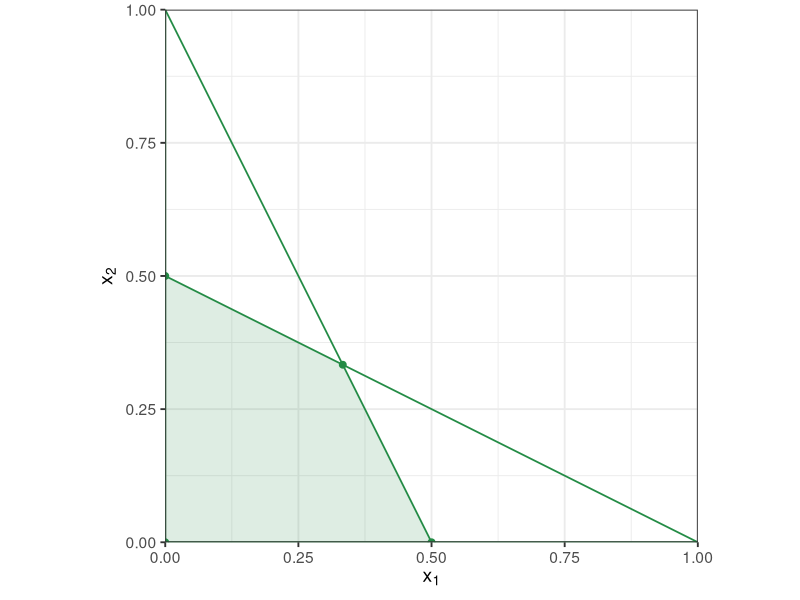
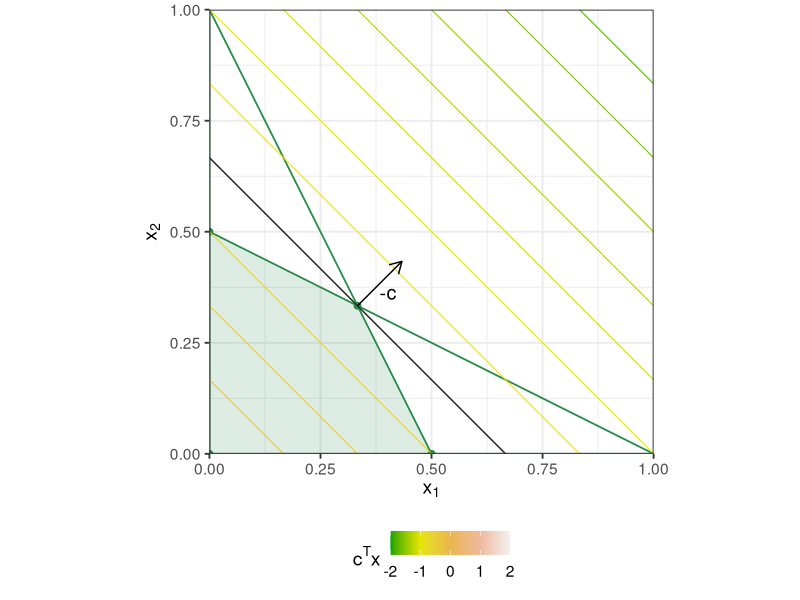

These charts were generated, in order, by the following R code:
# Used in: slides/06-constrained/02-lp.tex
# Used in: slides/06-constrained/03-simplex.tex
#
# Builds the linear-programming figures used in the constrained optimization slides.
# The plots show a feasible polytope, objective level sets, and three LP solution cases.

set.seed(1L)

library(data.table)
library(ggplot2)
library(grid)
library(gridExtra)

figure_dir = "../figure"
dir.create(figure_dir, recursive = TRUE, showWarnings = FALSE)

constraint_color = "#238b45"
objective_color = "#252525"
highlight_color = "#de2d26"
fill_alpha = 0.15

save_plot = function(plot, filename, width, height) {
  ggsave(
    filename = file.path(figure_dir, filename),
    plot = plot,
    width = width,
    height = height,
    dpi = 300,
    bg = "white"
  )
}

feasible_vertices = function(a_matrix, b_vector, tolerance = 1e-9) {
  index_pairs = combn(seq_len(nrow(a_matrix)), 2L, simplify = FALSE)

  vertices = lapply(index_pairs, function(active_index) {
    active_matrix = a_matrix[active_index, , drop = FALSE]

    if (abs(det(active_matrix)) <= tolerance) {
      NULL
    } else {
      point = as.numeric(solve(active_matrix, b_vector[active_index]))
      is_feasible = all(drop(a_matrix %*% point) <= b_vector + tolerance)

      if (is_feasible) {
        data.table(x1 = point[1L], x2 = point[2L])
      } else {
        NULL
      }
    }
  })

  vertices = Filter(Negate(is.null), vertices)

  if (length(vertices) == 0L) {
    data.table(x1 = numeric(), x2 = numeric())
  } else {
    unique(rbindlist(vertices))
  }
}

order_vertices = function(vertices) {
  if (nrow(vertices) <= 2L) {
    vertices
  } else {
    center_x1 = mean(vertices$x1)
    center_x2 = mean(vertices$x2)
    ordered_vertices = copy(vertices)
    ordered_vertices[, angle := atan2(x2 - center_x2, x1 - center_x1)]
    setorder(ordered_vertices, angle)
    ordered_vertices[, angle := NULL]
    ordered_vertices
  }
}

constraint_lines = function(a_matrix, b_vector, tolerance = 1e-9) {
  line_data = data.table(
    a1 = a_matrix[, 1L],
    a2 = a_matrix[, 2L],
    rhs = b_vector
  )

  list(
    abline = line_data[abs(a2) > tolerance][
      ,
      .(intercept = rhs / a2, slope = -a1 / a2)
    ],
    vline = line_data[abs(a2) <= tolerance & abs(a1) > tolerance][
      ,
      .(x_intercept = rhs / a1)
    ]
  )
}

base_lp_theme = function(base_size = 14L) {
  theme_bw(base_size = base_size) +
    theme(
      legend.position = "bottom",
      plot.title = element_text(hjust = 0.5)
    )
}

plot_polytope = function(a_matrix, b_vector, x_limits = c(0, 1), y_limits = c(0, 1), base_size = 14L) {
  vertices = order_vertices(feasible_vertices(a_matrix, b_vector))
  lines = constraint_lines(a_matrix, b_vector)

  plot = ggplot() +
    geom_abline(
      data = lines$abline,
      mapping = aes(intercept = intercept, slope = slope),
      color = constraint_color,
      linewidth = 0.6
    ) +
    geom_vline(
      data = lines$vline,
      mapping = aes(xintercept = x_intercept),
      color = constraint_color,
      linewidth = 0.6
    )

  if (nrow(vertices) > 0L) {
    plot = plot +
      geom_polygon(
        data = vertices,
        mapping = aes(x = x1, y = x2),
        fill = constraint_color,
        alpha = fill_alpha
      ) +
      geom_point(
        data = vertices,
        mapping = aes(x = x1, y = x2),
        color = constraint_color,
        size = 2
      )
  }

  plot +
    coord_equal(xlim = x_limits, ylim = y_limits, expand = FALSE) +
    labs(x = expression(x[1]), y = expression(x[2])) +
    base_lp_theme(base_size)
}

plot_objective_direction = function(plot, start, end, label = "-c") {
  plot +
    geom_segment(
      aes(x = start[1L], y = start[2L], xend = end[1L], yend = end[2L]),
      arrow = arrow(length = unit(0.03, "npc")),
      linewidth = 0.5
    ) +
    geom_text(
      aes(x = start[1L], y = start[2L], label = label),
      hjust = -1.3,
      vjust = -0.4,
      size = 5
    )
}

constraint_matrix = matrix(
  c(
    1, 2,
    2, 1,
    -1, 0,
    0, -1
  ),
  ncol = 2L,
  byrow = TRUE
)
constraint_rhs = c(1, 1, 0, 0)

feasible_set_plot = plot_polytope(constraint_matrix, constraint_rhs)
save_plot(feasible_set_plot, "cons-linear-pro-example.png", width = 5, height = 5)

objective_levels = CJ(
  x1 = seq(-2, 2, by = 0.01),
  objective_value = seq(-2, 2, by = 1 / 6)
)
objective_levels[, x2 := -objective_value - x1]

opposite_direction_plot = plot_polytope(constraint_matrix, constraint_rhs) +
  geom_path(
    data = objective_levels,
    mapping = aes(x = x1, y = x2, color = objective_value, group = objective_value),
    linewidth = 0.35
  ) +
  scale_color_gradientn(colours = terrain.colors(5L)) +
  geom_abline(intercept = 2 / 3, slope = -1, color = objective_color, linewidth = 0.5) +
  labs(color = expression(c^T * x))

opposite_direction_plot = plot_objective_direction(
  opposite_direction_plot,
  start = c(1 / 3, 1 / 3),
  end = c(1 / 3 + 0.1, 1 / 3 + 0.1)
)

save_plot(opposite_direction_plot, "cons-opposite-direction.png", width = 5.5, height = 5)

case_plot = function(title, x_limits, y_limits) {
  ggplot() +
    coord_equal(xlim = x_limits, ylim = y_limits, expand = FALSE) +
    labs(title = title, x = expression(x[1]), y = expression(x[2])) +
    base_lp_theme(base_size = 12L)
}

case_1_plot = case_plot("Case 1", x_limits = c(0, 2), y_limits = c(0, 2)) +
  annotate(
    "rect",
    xmin = -Inf,
    xmax = 1,
    ymin = -Inf,
    ymax = Inf,
    fill = constraint_color,
    alpha = fill_alpha
  ) +
  geom_polygon(
    data = data.table(x1 = c(0, 2, 2), x2 = c(2, 0, 2)),
    mapping = aes(x = x1, y = x2),
    fill = "#3182bd",
    alpha = fill_alpha
  ) +
  geom_polygon(
    data = data.table(x1 = c(0, 2, 2), x2 = c(0, 0, 1)),
    mapping = aes(x = x1, y = x2),
    fill = "#fdae6b",
    alpha = fill_alpha
  ) +
  geom_vline(xintercept = 1, color = constraint_color, linewidth = 0.6) +
  geom_abline(intercept = 2, slope = -1, color = "#3182bd", linewidth = 0.6) +
  geom_abline(intercept = 0, slope = 1 / 2, color = "#fdae6b", linewidth = 0.6)

case_2_plot = case_plot("Case 2", x_limits = c(0, 1), y_limits = c(0.5, 1.5)) +
  geom_polygon(
    data = data.table(
      x1 = c(0.5, 1, 1, 0.5, 0),
      x2 = c(0.5, 0.5, 1.5, 1.5, 1)
    ),
    mapping = aes(x = x1, y = x2),
    fill = constraint_color,
    alpha = fill_alpha
  ) +
  geom_abline(intercept = 1, slope = -1, color = constraint_color, linewidth = 0.6) +
  geom_abline(intercept = 1, slope = 1, color = constraint_color, linewidth = 0.6) +
  geom_abline(intercept = 1.5, slope = -1, color = objective_color, linewidth = 0.5)

case_2_plot = plot_objective_direction(
  case_2_plot,
  start = c(0.5, 1),
  end = c(0.75, 1.25)
)

case_3_plot = case_plot("Case 3", x_limits = c(0, 1), y_limits = c(0, 1)) +
  geom_polygon(
    data = data.table(
      x1 = c(0, 0.5, 29 / 34, 2 / 3, 1 / 3),
      x2 = c(0.5, 0, 0.29, 2 / 3, 5 / 6)
    ),
    mapping = aes(x = x1, y = x2),
    fill = constraint_color,
    alpha = fill_alpha
  ) +
  geom_abline(intercept = 2, slope = -2, color = constraint_color, linewidth = 0.6) +
  geom_abline(intercept = 1, slope = -0.5, color = constraint_color, linewidth = 0.6) +
  geom_abline(intercept = 0.5, slope = 1, color = constraint_color, linewidth = 0.6) +
  geom_abline(intercept = 0.5, slope = -1, color = constraint_color, linewidth = 0.6) +
  geom_abline(intercept = -5 / 12, slope = 5 / 6, color = constraint_color, linewidth = 0.6) +
  geom_abline(intercept = 4 / 3, slope = -1, color = objective_color, linewidth = 0.5) +
  geom_point(aes(x = 2 / 3, y = 2 / 3), size = 2, color = highlight_color)

case_3_plot = plot_objective_direction(
  case_3_plot,
  start = c(2 / 3, 2 / 3),
  end = c(5 / 6, 5 / 6)
)

solution_cases_plot = arrangeGrob(case_1_plot, case_2_plot, case_3_plot, ncol = 3L)

if (interactive()) {
  grid.draw(solution_cases_plot)
}

save_plot(solution_cases_plot, "cons-solutions-lp.png", width = 12, height = 4)
